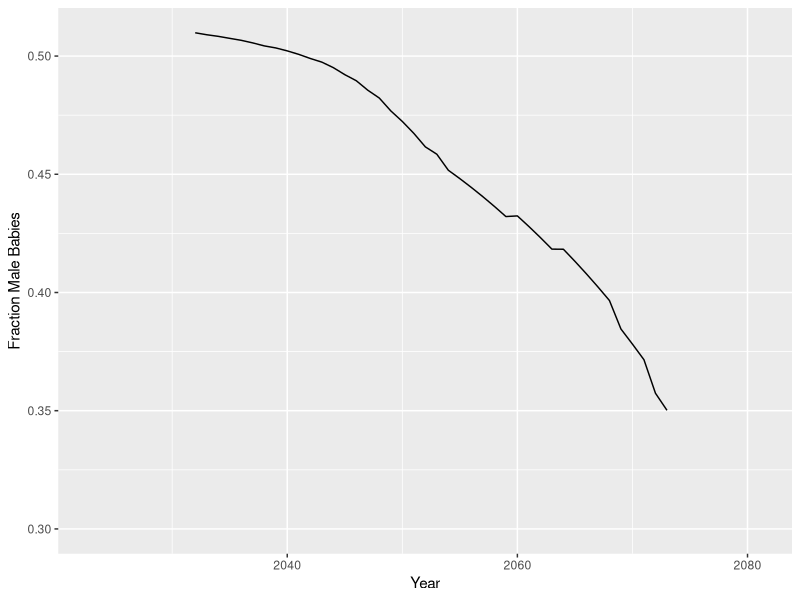

Write R code to recreate this figure.
## ---- chunk 1
#| echo: false
library(tidyverse)
library(knitr)
## ---- chunk 2
r_UN <- c(0.53, 0.52, 0.51, 0.50, 0.49, 0.48, 0.48, 0.47, 0.45, 0.44, 0.43, 0.41, 0.40, 0.38, 0.36, 0.35, 0.33, 0.31, 0.29, 0.28, 0.26, 0.24, 0.23, 0.21, 0.20, 0.18, 0.17, 0.16, 0.15, 0.15, 0.14, 0.14, 0.14, 0.14, 0.14, 0.14, 0.15, 0.15, 0.15, 0.15, 0.16, 0.16, 0.16, 0.16, 0.16, 0.15, 0.15, 0.15, 0.14, 0.14, 0.13, 0.12, 0.11, 0.1, 0.09, 0.08, 0.07, 0.07, 0.06) / 100
T_HIV <- c(100.4, 50.4, 33.7, 92.3, 48.3, 61.6, 38.6, 44.4, 31.4, 17.4, 15.3, 13.7, 12.6, 11.7, 6.6, 6.6, 6.6, 6.6, 6.6, 6.5, 7.5, 7.1, 6.8, 6.2, 5.9, 5.7, 5.5, 5.3, 5.2, 5.0, rep(5.0, 29))
Year <- c(2023:2081)
pop_model_df <- tibble(Year = Year, T_HIV = T_HIV, r_UN = r_UN)
## ---- chunk 3
K <- 400000000
P_2023 <- 339996563

pop_model_df$P_0 <- c(P_2023, rep(NA, 58))

# 2024 population
K * pop_model_df$P_0[1] * exp(pop_model_df$r_UN[1]) / (K + pop_model_df$P_0[1] * (exp(pop_model_df$r_UN[1]) - 1))
## ---- chunk 4
pop_model_df$P_0[1] * exp(pop_model_df$r_UN[1])
## ---- chunk 5
for (i in 1:50) {
  pop_model_df$P_0[i + 1] <-
    pop_model_df$P_0[i] * exp(pop_model_df$r_UN[i])
}

head(pop_model_df) |> kable()
## ---- chunk 6
pop_model_df$P_GDS <- c(10000, rep(NA, 58))
pop_model_df <- pop_model_df |>
  mutate(P_S = P_0 - P_GDS)

i <- 1

for (i in 1:50) {
  pop_model_df$P_GDS[i + 1] <- pop_model_df$P_GDS[i] * T_HIV[i] / 100 +
    pop_model_df$P_GDS[i]
  pop_model_df$P_S[i + 1] <- pop_model_df$P_0[i + 1] -
    pop_model_df$P_GDS[i + 1]
}

pop_model_df |>
  mutate(fraction_I = round(P_GDS / P_0, digits = 4)) |>
  filter(Year == 2073) |>
  kable()
## ---- chunk 7
pop_model_df <- pop_model_df |>
  mutate(r_GDS = r_UN * 2) |>
  rename(
    P_UN_predicted = P_0, P_GDS_transmission_only = P_GDS,
    P_S_transmission_only = P_S
  ) # <1>
pop_model_df$P_GDS <- c(10000, rep(NA, 58))
pop_model_df <- pop_model_df |>
  mutate(
    P_S = P_UN_predicted - P_GDS,
    P_BOTH = P_S + P_GDS
  )

head(pop_model_df, n = 3) |>
  kable()
## ---- chunk 8
for (i in 1:50) {
  pop_model_df$P_GDS[i + 1] <- pop_model_df$P_GDS[i] * exp(pop_model_df$r_GDS[i]) + pop_model_df$P_GDS[i] * T_HIV[i] / 100
  pop_model_df$P_S[i + 1] <- pop_model_df$P_S[i] * exp(pop_model_df$r_UN[i]) - pop_model_df$P_GDS[i] * T_HIV[i] / 100
}

pop_model_df |>
  mutate(
    P_BOTH = P_S + P_GDS,
    fraction_I = round(P_GDS / P_BOTH, digits = 4)
  ) |>
  filter(Year == 2073) |>
  kable()
## ---- chunk 9
# 0.0639/0.005
r_GDS_increase <- 0.0639
P_GDS_start <- 10000

pop_model_df <- pop_model_df |>
  mutate(r_GDS = r_GDS_increase)
pop_model_df$P_GDS <- c(P_GDS_start, rep(NA, 58))
pop_model_df <- pop_model_df |>
  mutate(P_S = P_UN_predicted - P_GDS)
pop_model_df$P_GDS_immigrants <- NA
pop_model_df$P_GDS_births <- NA

for (i in 1:50) {
  pop_model_df$P_GDS_immigrants[i + 1] <- round(pop_model_df$P_GDS[i] * T_HIV[i] / 100)
  pop_model_df$P_GDS_births[i + 1] <- round(pop_model_df$P_GDS[i] * exp(pop_model_df$r_GDS[i]) - pop_model_df$P_GDS[i])
  pop_model_df$P_GDS[i + 1] <- pop_model_df$P_GDS_immigrants[i + 1] +
    pop_model_df$P_GDS_births[i + 1] + pop_model_df$P_GDS[i]
  pop_model_df$P_S[i + 1] <- pop_model_df$P_S[i] * exp(pop_model_df$r_UN[i]) - pop_model_df$P_GDS[i] * T_HIV[i] / 100
}

pop_model_df |>
  mutate(
    P_BOTH = P_S + P_GDS,
    fraction_I = round(P_GDS / P_BOTH, digits = 4)
  ) |>
  summarise(P_GDS_births = sum(P_GDS_births, na.rm = TRUE))

16922855 / 404976064
## ---- chunk 10
#|
(12.009 + 2.768 - 9.226) / 1000 # calculate Current U.S. r from births, deaths, immigration - this is approximately the correct rate for 2024
(33.717 + 2.768 - 9.226) / 1000. # Kenya 2012 birth rate, fertility rate 4.178
(27.071 + 2.768 - 9.226) / 1000. # Kenya 2024 birth rate, fertility rate 3.214
(24.268 + 2.768 - 9.226) / 1000 # US 1950 birth rate, fertility rate 3.148
0.0273 / 0.0053
## ---- chunk 11
get_GDS_model <- function(df, r_GDS = 0.02, P_GDS_start = 10000,
                          N_year = 50) {
  df <- df |>
    mutate(r_GDS = r_GDS)
  df$P_GDS <- c(P_GDS_start, rep(NA, nrow(df) - 1))
  df <- df |>
    mutate(P_S = P_UN_predicted - P_GDS)
  df$P_GDS_immigrants <- NA
  df$P_GDS_births <- NA
  df$P_S_births <- NA

  for (i in 1:N_year) {
    df$P_GDS_immigrants[i + 1] <-
      round(df$P_GDS[i] * T_HIV[i] / 100)
    df$P_GDS_births[i + 1] <-
      round(df$P_GDS[i] * exp(df$r_GDS[i]) -
        df$P_GDS[i])
    df$P_GDS[i + 1] <- df$P_GDS_immigrants[i + 1] +
      df$P_GDS_births[i + 1] + df$P_GDS[i]
    df$P_S_births[i + 1] <-
      df$P_S[i] * exp(df$r_UN[i]) -
      df$P_S[i]
    df$P_S[i + 1] <-
      df$P_S[i] * exp(df$r_UN[i]) -
      df$P_GDS[i] * T_HIV[i] / 100
  }
  df <- df |>
    replace_na(list(
      P_GDS_births = 0, P_S_births = 0,
      P_GDS_immigrants = 0
    )) |>
    mutate(
      P_BOTH = P_S + P_GDS,
      fraction_I = round(P_GDS / P_BOTH, digits = 4),
      fraction_AFAB = (P_S_births * (100 / 205) + P_GDS_births) /
        (P_GDS_births + P_S_births),
      fraction_AMAB = (P_S_births * (105 / 205)) /
        (P_GDS_births + P_S_births),
      Total_I_births = cumsum(P_GDS_births),
      Total_S_births = cumsum(P_S_births)
    )
  return(df)
}
## ---- chunk 12
#| include: false
0.02 / 0.005
r_GDS_increase <- 0.0178
P_GDS_start <- 10000

pop_model_df <- pop_model_df |>
  mutate(r_GDS = r_GDS_increase)
pop_model_df$P_GDS <- c(P_GDS_start, rep(NA, 58))
pop_model_df <- pop_model_df |>
  mutate(P_S = P_UN_predicted - P_GDS)
pop_model_df$P_GDS_immigrants <- NA
pop_model_df$P_GDS_births <- NA

for (i in 1:50) {
  pop_model_df$P_GDS_immigrants[i + 1] <- round(pop_model_df$P_GDS[i] * T_HIV[i] / 100)
  pop_model_df$P_GDS_births[i + 1] <- round(pop_model_df$P_GDS[i] * exp(pop_model_df$r_GDS[i]) - pop_model_df$P_GDS[i])
  pop_model_df$P_GDS[i + 1] <- pop_model_df$P_GDS_immigrants[i + 1] +
    pop_model_df$P_GDS_births[i + 1] + pop_model_df$P_GDS[i]
  pop_model_df$P_S[i + 1] <- pop_model_df$P_S[i] * exp(pop_model_df$r_UN[i]) - pop_model_df$P_GDS[i] * T_HIV[i] / 100
}

pop_model_df |>
  replace_na(list(P_GDS_births = 0)) |>
  mutate(
    P_BOTH = P_S + P_GDS,
    fraction_I = round(P_GDS / P_BOTH, digits = 4),
    Total_births = cumsum(P_GDS_births)
  ) |>
  filter(Year == 2073) |>
  mutate(
    Fraction_women = round(((P_BOTH - Total_births) / 2 +
      Total_births) / P_BOTH, digits = 4),
    Difference = ((P_BOTH - Total_births) / 2 +
      Total_births) / P_BOTH -
      ((P_BOTH - Total_births) / 2) / P_BOTH
  )
## ---- chunk 13
#| warning: false
pop_df <- get_GDS_model(pop_model_df, r_GDS = 0.0206)

pop_df |>
  filter(Year == 2073) |>
  select(fraction_I:fraction_AMAB) |>
  kable()

pop_df |>
  ggplot(aes(x = Year, y = fraction_AMAB)) +
  geom_line() +
  ylim(c(0.3, 0.51)) +
  labs(y = "Fraction Male Babies")
## ---- chunk 14
pop_df |>
  filter(between(Year, 2038, 2055)) |>
  mutate(
    Total_I_cohort = cumsum(P_GDS_births),
    Total_S_cohort = cumsum(P_S_births),
    fraction_AFAB_cohort = (Total_S_cohort * (100 / 205) + Total_I_cohort) /
      (Total_I_cohort + Total_S_cohort),
    fraction_AMAB_cohort = (Total_S_cohort * (105 / 205)) /
      (Total_I_cohort + Total_S_cohort)
  ) |>
  filter(Year == 2055) |>
  select(fraction_AFAB_cohort:fraction_AMAB_cohort) |>
  kable()
## ---- chunk 15
0.02 / 0.005
r_GDS_increase <- 0.02
P_GDS_start <- 10000

pop_model_df <- pop_model_df |>
  mutate(r_GDS = r_UN)
pop_model_df$P_GDS <- c(P_GDS_start, rep(NA, 58))
pop_model_df <- pop_model_df |>
  mutate(P_S = P_UN_predicted - P_GDS)
pop_model_df$P_GDS_immigrants <- NA
pop_model_df$P_GDS_births <- NA

for (i in 1:50) {
  pop_model_df$P_GDS_immigrants[i + 1] <- round(pop_model_df$P_GDS[i] * T_HIV[i] / 100)
  pop_model_df$P_GDS_births[i + 1] <- round(pop_model_df$P_GDS[i] * exp(pop_model_df$r_GDS[i]) - pop_model_df$P_GDS[i])
  pop_model_df$P_GDS[i + 1] <- pop_model_df$P_GDS_immigrants[i + 1] +
    pop_model_df$P_GDS_births[i + 1] + pop_model_df$P_GDS[i]
  pop_model_df$P_S[i + 1] <- pop_model_df$P_S[i] * exp(pop_model_df$r_UN[i]) - pop_model_df$P_GDS[i] * T_HIV[i] / 100
}

pop_model_df |>
  replace_na(list(P_GDS_births = 0)) |>
  mutate(
    P_BOTH = P_S + P_GDS,
    fraction_I = round(P_GDS / P_BOTH, digits = 4),
    Total_births = cumsum(P_GDS_births)
  ) |>
  filter(Year == 2073) |>
  mutate(
    Fraction_women = round(((P_BOTH - Total_births) / 2 +
      Total_births) / P_BOTH, digits = 4),
    Difference = ((P_BOTH - Total_births) / 2 +
      Total_births) / P_BOTH -
      ((P_BOTH - Total_births) / 2) / P_BOTH
  )
